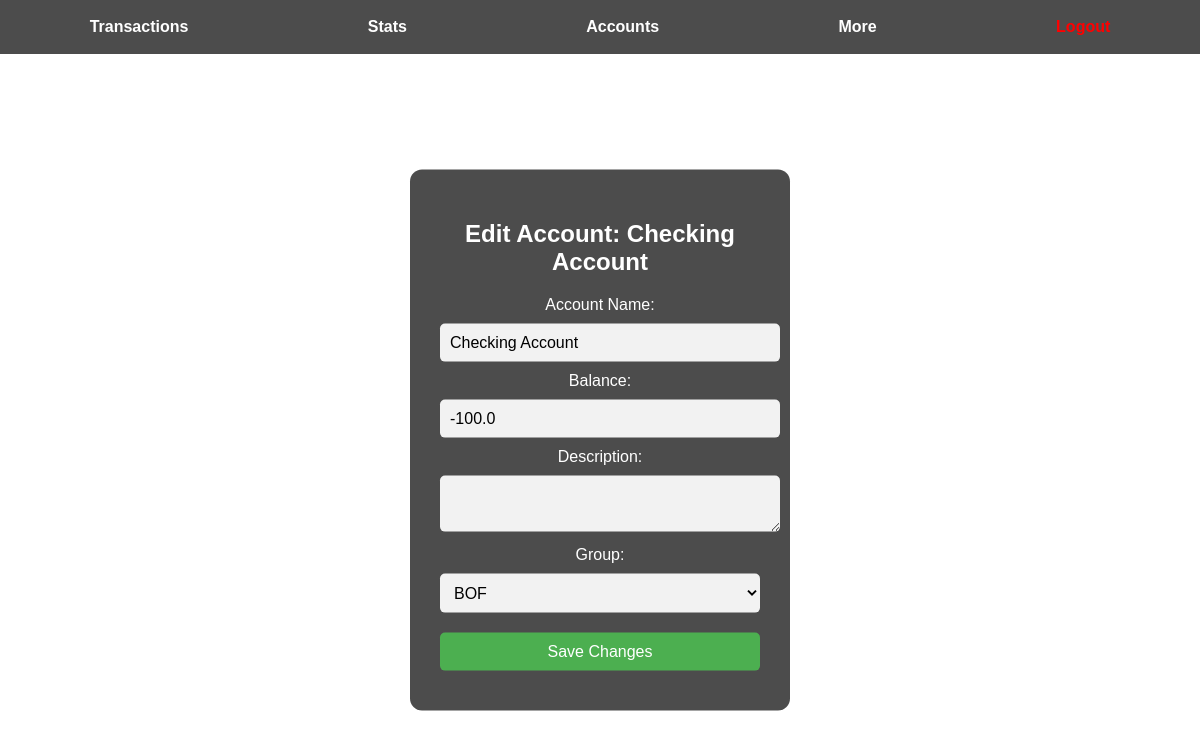
Page /edit_account/1 (signed in) on the earlier database version.
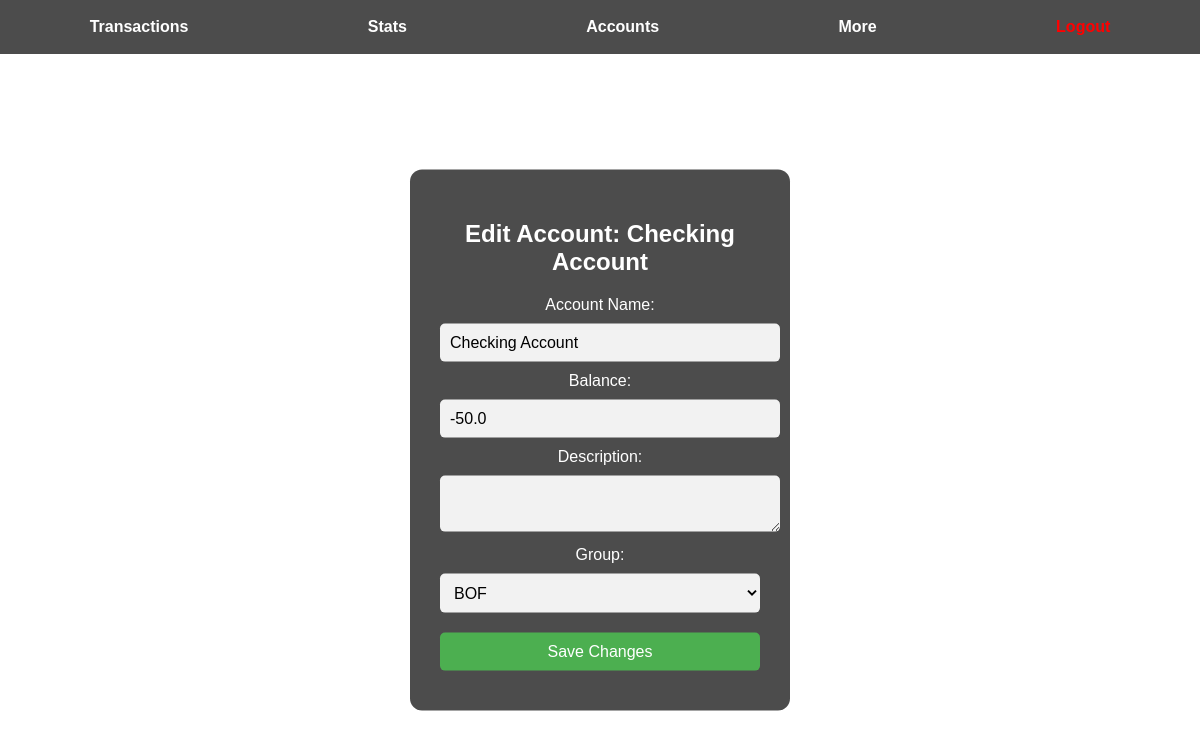
Same page on the later database version.
### models/models.py (models this page shows)
class Account(db.Model):
    __tablename__ = 'account'
    id = db.Column(db.Integer, primary_key=True)
    name = db.Column(db.String(100), nullable=False)
    type = db.Column(db.String(50))  # 'checking', 'savings', etc.
    balance = db.Column(db.Float, default=0)
    description = db.Column(db.String(255))
    group_id = db.Column(db.Integer, db.ForeignKey('account_group.id'))
    user_id = db.Column(db.String(36), db.ForeignKey('user.id'))
    transactions = db.relationship('Transaction', foreign_keys='Transaction.account_id', back_populates='account', lazy=True)
    transactions_from = db.relationship('Transaction', foreign_keys='Transaction.from_account_id', back_populates='from_account', lazy=True)
    transactions_to = db.relationship('Transaction', foreign_keys='Transaction.to_account_id', back_populates='to_account', lazy=True)

class AccountGroup(db.Model):
    __tablename__ = 'account_group'
    id = db.Column(db.Integer, primary_key=True)
    name = db.Column(db.String(100))
    user_id = db.Column(db.String(36), db.ForeignKey('user.id'), nullable=False)
    accounts = db.relationship('Account', backref='group', lazy=True)

### routes/dashboard_routes.py (the view)
@dashboard_bp.route('/edit_account/<int:account_id>', methods=['GET', 'POST'])
def edit_account(account_id):
    user_id = session.get('user_id')
    if not user_id:
        return redirect(url_for('login'))
    account = Account.query.get_or_404(account_id)
    if not account.group or account.group.user_id != user_id:
        return "Unauthorized", 403
    if request.method == 'POST':
        account.name = request.form['account_name']
        account.balance = float(request.form['balance'])
        account.description = request.form['description']
        db.session.commit()
        return redirect(url_for('dashboard.accounts'))
    user = User.query.get(user_id)
    return render_template("edit_account.html", account=account, user=user)

### app.py (called while the page is built)
@app.before_request
def load_logged_in_user():
    user_id = session.get('user_id')
    g.user = User.query.get(user_id) if user_id else None

### templates/edit_account.html (shortened to what this page needs)
<!DOCTYPE html>
<html lang="en">
<head>
</head>
<body>
<div class="navbar">
  <a href="{{ url_for('dashboard', user_id=session.get('user_id')) }}">Transactions</a>
  <a href="{{ url_for('stats') }}">Stats</a>
  <a href="{{ url_for('dash.accounts') }}">Accounts</a>
  <a href="{{ url_for('more') }}">More</a>
  <a href="{{ url_for('logout') }}" class="logout">Logout</a>
</div>
<div class="form-container">
  <h2>Edit Account: {{ account.name }}</h2>
  <form method="POST">
    <label>Account Name:</label>
    <input type="text" name="account_name" value="{{ account.name }}" required>
    <label>Balance:</label>
    <input type="number" step="0.01" name="balance" value="{{ account.balance }}" required>
    <label>Description:</label>
    <textarea name="description">{{ account.description }}</textarea>
    <label>Group:</label>
    <select name="group" id="group-select" required>
      {% for group in user.account_groups %}
        <option value="{{ group.id }}" {% if account.group_id == group.id %}selected{% endif %}>{{ group.name }}</option>
      {% endfor %}
    </select>
    <button type="submit">Save Changes</button>
  </form>
</div>
</body>
</html>

### templates/edit_account.html (style rules this page uses)
html, body { margin: 0; padding: 0; height: 100%; font-family: Arial, sans-serif; color: white; overflow: hidden; }
.navbar { display: flex; justify-content: space-around; background-color: rgba(0, 0, 0, 0.7); padding: 10px 0; }
.navbar a { color: white; text-decoration: none; font-weight: bold; padding: 8px 16px; }
.navbar a.logout { color: red; }
.form-container { position: absolute; top: 55%; left: 50%; transform: translate(-50%, -50%); background: rgba(0, 0, 0, 0.7); padding: 30px; border-radius: 12px; box-shadow: 0 0 20px rgba(255, 255, 255, 0.3); width: 320px; text-align: center; }
input, select, textarea, button { width: 100%; padding: 10px; margin: 10px 0; border-radius: 5px; border: none; font-size: 16px; }
input, select, textarea { background-color: #f2f2f2; }
button { background-color: #4CAF50; color: white; cursor: pointer; }

Differences in the rows shown:
changed Account "Checking Account": balance "-100.0" → "-50.0"
